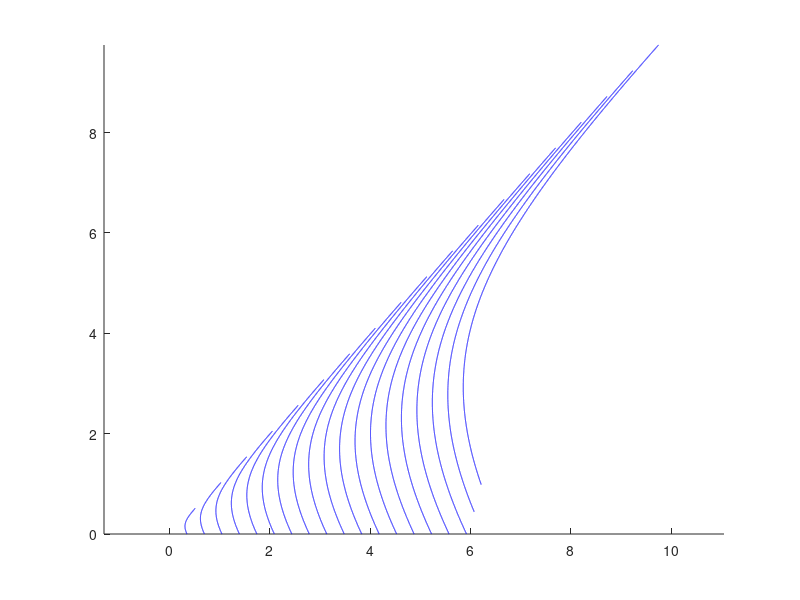

This figure's MATLAB source: (Note: this script raises an error after producing the figure.)
k = 15; m =1;
a = k; b = k + m; alpha = k/2; beta = k / (m + 1);
[x, y] = meshgrid(linspace(0, 10, 1001));
dx = alpha * x - a * y;
dy = - b * x + beta * y;
sy = linspace(0, 20, 40);
sx = linspace(0, 20, 40);
figure(1);
streamline(x, y, dx, dy, sx , sy)
hold on;
axis equal
xlabel('$x$', Interpreter = 'latex', FontSize = 14);
ylabel('$y$', Interpreter = 'latex', FontSize = 14);
hold on;
grid on;
hold off;